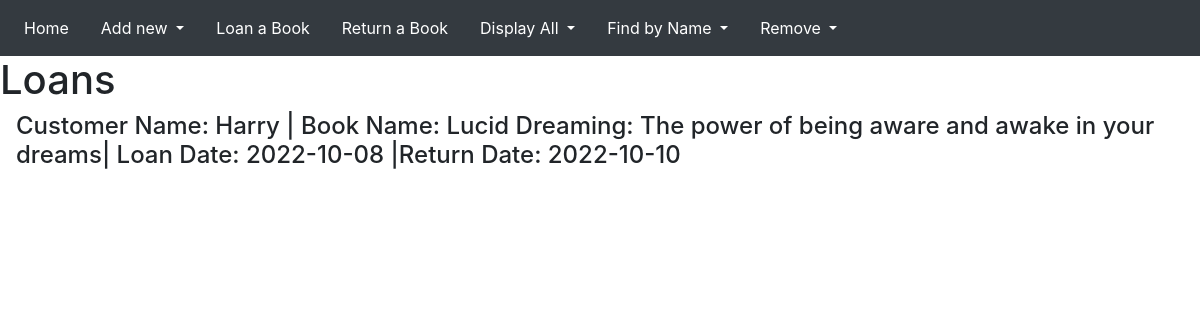
/display/loan/, run on the app's committed database.
### db.py (models this page shows, shortened)
class Customers(base):
    __tablename__ = 'Customers'
    id = Column(Integer, primary_key=True)
    name = Column(String)
    city = Column(String)
    age = Column(Integer)

class Books(base):
    __tablename__ = 'Books'
    id = Column(Integer, primary_key=True)
    name = Column(String)
    author = Column(String)
    year_published = Column(String)
    type = Column(Integer)

class Loans(base):
    __tablename__ = 'Loans'
    id = Column(Integer, primary_key=True)
    customer_id = Column(Integer, ForeignKey(
        "Customers.id", ondelete="CASCADE"), nullable=False)
    book_id = Column(Integer, ForeignKey(
        "Books.id", ondelete="CASCADE"), nullable=False)
    loan_date = Column(String)
    return_date = Column(String)

### app.py (the view, shortened to what this page needs)
@app.route("/display/<cat>/")
def display(cat):
    if cat == "book":
        book_names = session.query(db.Books.name).all()
        return render_template("display.html", cat=cat, book_names=book_names)
    elif cat == "customer":
        customer_names = session.query(db.Customers.name).all()
        return render_template("display.html", cat=cat, customer_names=customer_names)
    elif cat == "loan":
        customers = []
        books = []
        loan_dates = []
        return_dates = []
        for loan in session.query(db.Loans).all():
            customer = session.query(db.Customers.name).filter(
                db.Customers.id == loan.customer_id).first()
            book = session.query(db.Books.name).filter(
                db.Books.id == loan.book_id).first()
            customers.append(customer)
            books.append(book)
            loan_dates.append(loan.loan_date)
            return_dates.append(loan.return_date)
        return render_template("display.html", cat=cat, customers=customers, books=books, loan_dates=loan_dates, return_dates=return_dates)

### templates/display.html (shortened to what this page needs)
{% extends 'base.html' %} {% block title %} Display {{cat}} {% endblock %} {%
block content %} {% if cat == "book" %}
<h1>Books</h1>
{% for book in book_names %}
<h4 style="margin-left: 1rem">Book name: {{book[0]}}</h4>
{% endfor %}
<h5>For more detalied information head to</h5>
<form action="/find/book/">
  <input type="submit" value="Find book by name" />
</form>
{% elif cat == "customer" %}
<h1>Customers</h1>
{% for customer in customer_names %}
<h4 style="margin-left: 1rem">{{customer[0]}}</h4>
{% endfor %} {% elif cat == "loan" %}
<h1>Loans</h1>
{% for i in range(customers|length) %}
<h4 style="margin-left: 1rem">
  Customer Name: {{customers[i][0]}} | Book Name: {{books[i][0]}}| Loan Date:
  {{loan_dates[i]}} |Return Date: {{return_dates[i]}}
</h4>
{% endfor %} {% endif %} {% endblock %}

### data on the page
Customers: name "Harry"
Books: name "Lucid Dreaming: The power of being aware and awake in your dreams"
Loans: loan_date "2022-10-08", return_date "2022-10-10"
